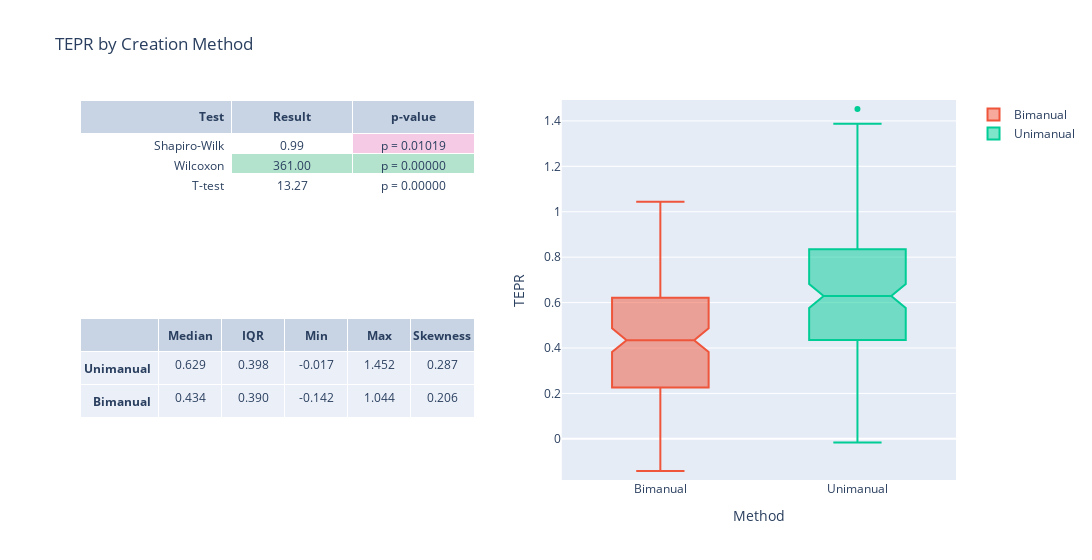

This figure's notebook cell:
### Code cell
stats_table = go.Table(columnwidth=[5,4,4,4,4])
stats_table.header = dict(
    values=summary_header, 
    align = ['right', 'center'],)
stats_table.cells = dict(
        values=summary_values,
        align = ['right', 'center'],
        format=["", ".3f"],
        )

results_table = go.Table(columnwidth=[5,4,4])
results_table.header = dict(
    values= results_header, 
    align = ['right', 'center'],)
results_table.cells = dict(
        values=results_values,
        align = ['right', 'center'],
        format=["", ".2f", ".5f"],
        fill_color=fill_color,
        prefix=results_prefix,
        )

tepr_fig = make_subplots(
    rows=2, cols=2,
    shared_xaxes=False,
    specs=[
        [{"type": "table"}, {"type": "box", "rowspan": 2}],
        [{"type": "table"}, None]
    ])

tepr_fig.add_trace(stats_table, row=2, col=1)
tepr_fig.add_trace(go.Box(y=tepr_crt['bimanual'], name="Bimanual", notched=True, notchwidth=0.15), row=1, col=2)
tepr_fig.add_trace(go.Box(y=tepr_crt['unimanual'], name="Unimanual", notched=True, notchwidth=0.15), row=1, col=2)
tepr_fig.add_trace(results_table, row=1, col=1)

tepr_fig.update_layout(
    title_text="TEPR by Creation Method",
    width=1200,
    xaxis_title='Method',
    yaxis_title='TEPR',
)

tepr_max = max(tepr_uni.max(), tepr_bi.max())
tepr_min = min(tepr_uni.min(), tepr_bi.min())
tepr_range = 0.025 * (tepr_max - tepr_min)
tepr_fig.update_yaxes(range=[min(tepr_uni.min() - tepr_range, tepr_bi.min() - tepr_range), max(tepr_uni.max() + tepr_range, tepr_bi.max() + tepr_range)])
tepr_fig.show()

### Figure 1 — Plotly figure (JSON) as saved in the notebook; plotly's stock layout.template omitted (floating-point values rounded to 4 significant figures; data arrays with more than 128 entries replaced by an {"elided": "..."} marker saying what was removed)
{"data": [{"cells": {"align": ["right", "center"], "format": ["", ".3f"], "values": [["<b>Unimanual</b>", "<b>Bimanual</b>"], [0.6288, 0.4341], [0.3977, 0.3902], [-0.01659, -0.1416], [1.452, 1.044], [0.2867, 0.2059]]}, "columnwidth": [5, 4, 4, 4, 4], "domain": {"x": [0, 0.45], "y": [0, 0.425]}, "header": {"align": ["right", "center"], "values": ["", "<b>Median</b>", "<b>IQR</b>", "<b>Min</b>", "<b>Max</b>", "<b>Skewness</b>"]}, "type": "table"}, {"name": "Bimanual", "notched": true, "notchwidth": 0.15, "type": "box", "xaxis": "x", "y": {"elided": "141 float values"}, "yaxis": "y"}, {"name": "Unimanual", "notched": true, "notchwidth": 0.15, "type": "box", "xaxis": "x", "y": {"elided": "141 float values"}, "yaxis": "y"}, {"cells": {"align": ["right", "center"], "fill": {"color": [["white", "white", "white"], ["white", "rgb(179,226,205)", "white"], ["rgb(244,202,228)", "rgb(179,226,205)", "white"]]}, "format": ["", ".2f", ".5f"], "prefix": ["", "", "p = "], "values": [["Shapiro-Wilk", "Wilcoxon", "T-test"], [0.9866, 361, 13.27], [0.01019, 1.193e-21, 1.57e-26]]}, "columnwidth": [5, 4, 4], "domain": {"x": [0, 0.45], "y": [0.575, 1]}, "header": {"align": ["right", "center"], "values": ["<b>Test</b>", "<b>Result</b>", "<b>p-value</b>"]}, "type": "table"}], "layout": {"title": {"text": "TEPR by Creation Method"}, "width": 1200, "xaxis": {"anchor": "y", "domain": [0.55, 1], "title": {"text": "Method"}}, "yaxis": {"anchor": "x", "domain": [0, 1], "range": [-0.1814, 1.492], "title": {"text": "TEPR"}}}}
